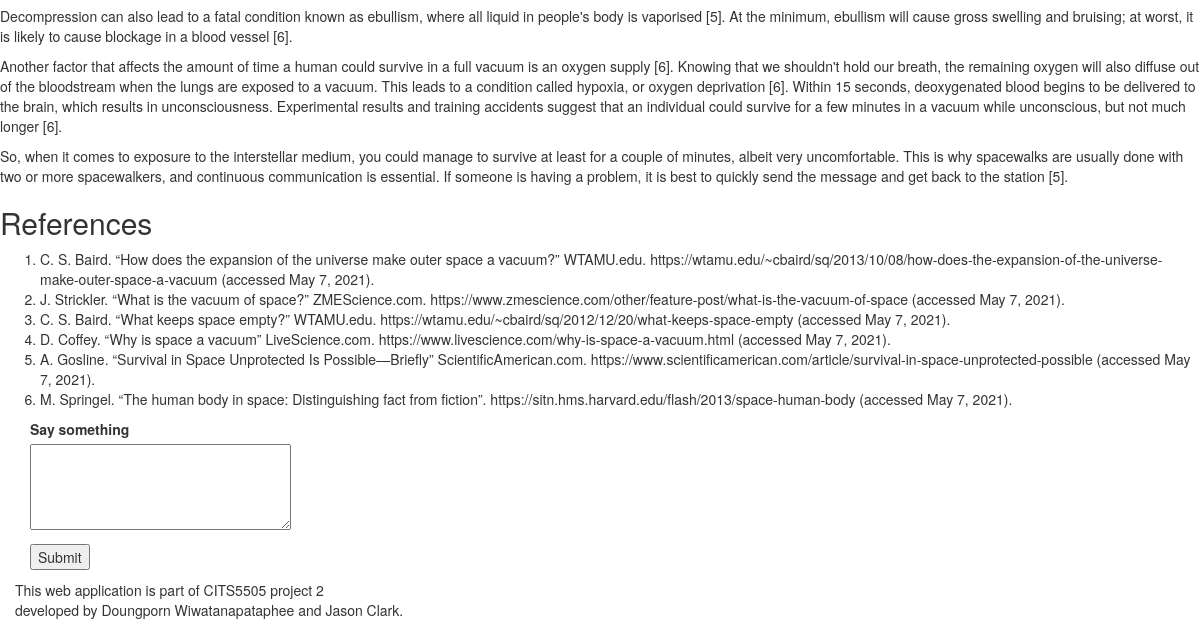
/learning_module/vacuum (signed in, lower part), run on an earlier commit of the app's database.
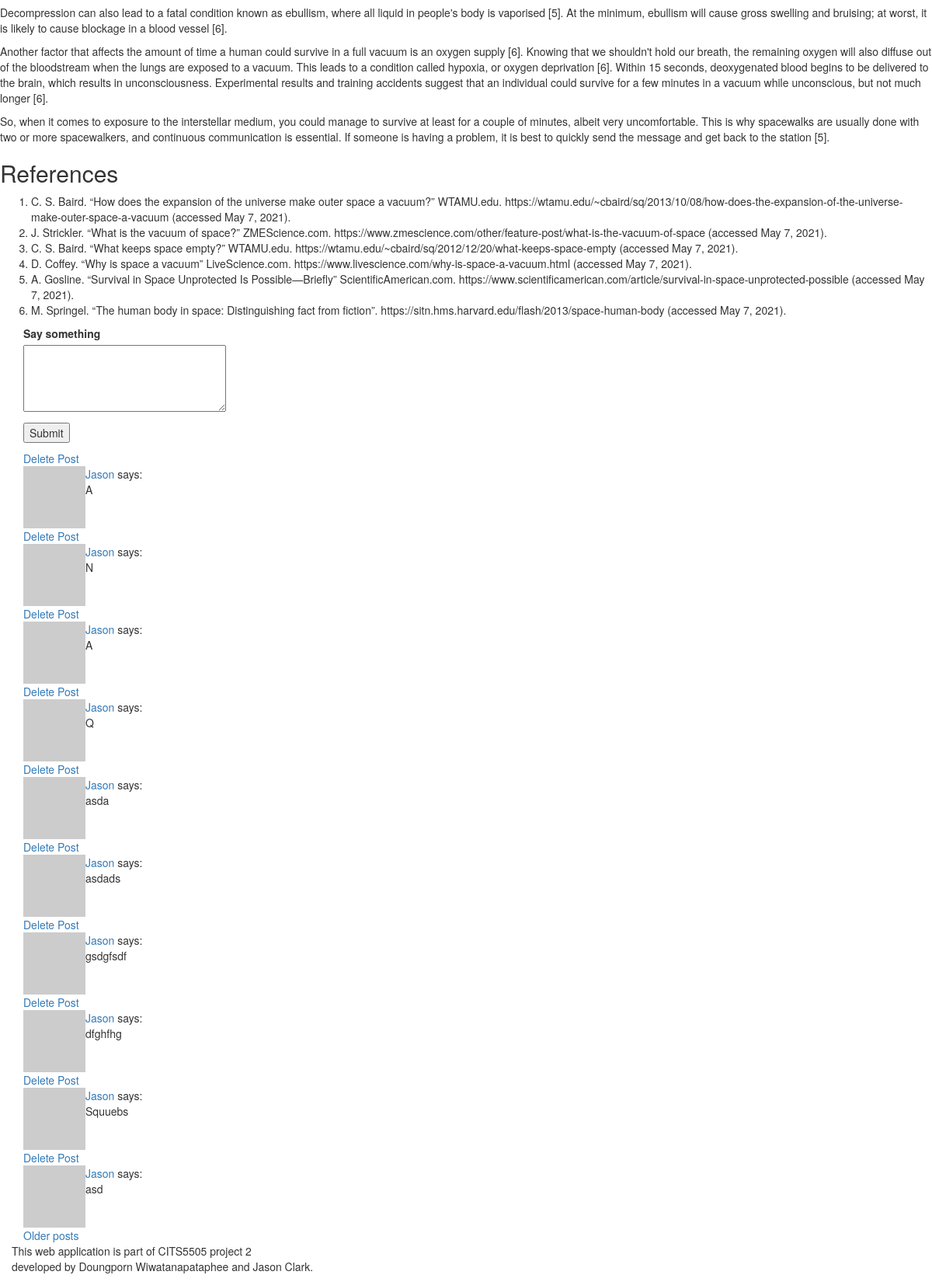
And on a later commit of the database.
### app/models.py (models this page shows, shortened)
class Post(db.Model):
    id = db.Column(db.Integer, primary_key=True)
    user_id = db.Column(db.Integer, db.ForeignKey('user_table.id')) #user.id
    body = db.Column(db.String(140))
    timestamp = db.Column(db.DateTime, index=True, default=datetime.utcnow)
    page = db.Column(db.String)
    upvotes = db.Column(db.Integer, default=0)
    downvotes = db.Column(db.Integer, default=0)

class User(UserMixin, db.Model):
    __tablename__ = 'user_table'
    id = db.Column(db.Integer, primary_key=True)
    username = db.Column(db.String(64), index=True, unique=True)
    user_type = db.Column(db.String(64))
    email = db.Column(db.String(120), index=True, unique=True)
    password_hash = db.Column(db.String(128))
    posts = db.relationship('Post', backref='author', lazy='dynamic')
    about_me = db.Column(db.String(140))
    last_seen = db.Column(db.DateTime, default=datetime.utcnow)
    score_child = db.relationship("Score", backref = 'user_parent')
    quiz_unlocked = db.Column(db.Integer, default=0)
    def avatar(self, size):
      digest = md5(self.email.lower().encode('utf-8')).hexdigest()
      return 'https://www.gravatar.com/avatar/{}?d=identicon&s={}'.format(digest, size)

### app/routes.py (the view, shortened to what this page needs)
@app.route('/learning_module/<module>', methods=['GET', 'POST'])
@login_required
def learning_module(module):
  page = request.args.get('page', 1, type=int)
  posts = Post.query.filter_by(page=module).paginate(
    page, app.config['POSTS_PER_PAGE'], False)
  next_url = url_for('learning_module', module=module, page=posts.next_num) \
    if posts.has_next else None
  prev_url = url_for('learning_module', module=module, page=posts.prev_num) \
    if posts.has_prev else None
  form = PostForm()
  return render_template('modules/learning_module.html', module=module, form=form,
      posts=posts.items, next_url=next_url,
      prev_url=prev_url)

### app/forms.py
class PostForm(FlaskForm):
  post = TextAreaField('Say something', validators=[
    DataRequired(), Length(min=1, max=140)])
  submit = SubmitField('Submit')

### app/models.py (called while the page is built)
@login.user_loader
def load_user(id):
    return User.query.get(int(id))

### app/routes.py (called while the page is built)
@app.before_request
def before_request():
    from_zone = tz.tzutc()
    to_zone = tz.tzlocal()
    utc = datetime.utcnow()
    utc = utc.replace(tzinfo=from_zone)
    central = utc.astimezone(to_zone)   # convert to local timezone
    if current_user.is_authenticated:
        current_user.last_seen = central
        db.session.commit()

### app/templates/modules/learning_module.html (shortened to what this page needs)
{% extends 'base.html' %}
{% block body %}
{% include 'modules/_{}.html'.format(module) %}
<div class="container">
  {% if form %}
  <form action="" id=module method="post">
    <p>
      {{ form.post.label }}<br>
      {{ form.post(cols=32, rows=4) }}<br>
    </p>
    <p>{{ form.submit() }}</p>
  </form>
  {% endif %}
  {% for post in posts %}
    {% include '_post.html' %}
  {% endfor %}
  {% if next_url %}
  <a href="{{ next_url }}">Older posts</a>
  {% endif %}
</div>
{% endblock %}

### app/templates/_post.html
<table>
  <tr valign="top">
    <td><img src="{{ post.author.avatar(36) }}"></td>
    <td>
      <a href="{{ url_for('user_profile', username=post.author.username) }}">
        {{ post.author.username }}
      </a>
      says:<br>{{ post.body }}
    </td>
  </tr>
  {% if current_user.id == post.user_id %}
  <tr valign="bottom">
    <a href="{{ url_for('delete_post', postId=post.id, module=module) }}">Delete Post</a>
  </tr>
  {% endif %}
</table>

What changed in the data, as far as the page shows it:
added Post: author.username "Jason", body "A"
added Post: author.username "Jason", body "N"
added Post: author.username "Jason", body "A"
added Post: author.username "Jason", body "Q"
added Post: author.username "Jason", body "asda"
added Post: author.username "Jason", body "asdads"
added Post: author.username "Jason", body "gsdgfsdf"
added Post: author.username "Jason", body "dfghfhg"
added Post: author.username "Jason", body "Squuebs"
added Post: author.username "Jason", body "asd"
Also different on the page:
text now shown: "Older posts"
